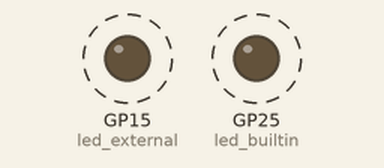
Recording of a program running on a simulated Raspberry Pi Pico running MicroPython. Shown: output pins drawn as LEDs (lit = HIGH). Dashed ring = blinking.

Above: at 0.6 s.
Timing chart, 0 to 3.0 s (numbered marks = the images above):
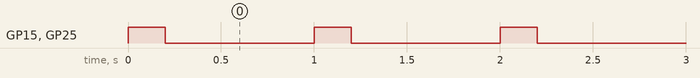

Measured:
- by itself, GP15 (led_external), GP25 (led_builtin): alternates HIGH for 0.20 s and LOW for 0.80 s

The program:

main.py
```python
from machine import Pin
import utime

led_builtin = Pin("LED", Pin.OUT)
led_external = Pin(15, Pin.OUT)

while True:
    led_builtin.high()
    led_external.high()
    utime.sleep_ms(200)

    led_builtin.low()
    led_external.low()
    utime.sleep_ms(800)
```
